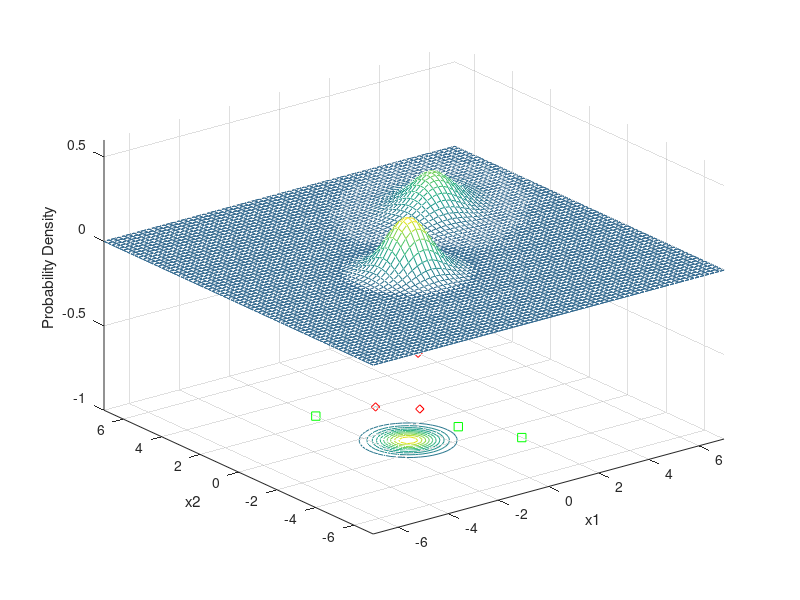

Reproduce this figure in MATLAB. (Note: this script raises an error after producing the figure.)
clc;
clear;
%given code
x1 = -7:.2:7;
x2 = -7:.2:7;
[X1,X2] = meshgrid(x1,x2); 

mu1 = [3 3];
Sigma1 = [.8 .3; .3 .8];
F1 = mvnpdf([X1(:) X2(:)],mu1,Sigma1); 
F1 = reshape(F1,length(x2),length(x1));
meshc(X1,X2,F1);
axis([-7 7 -7 7 -1.0 .6])
xlabel('x1'); ylabel('x2'); zlabel('Probability Density');
hold on;

mu2 = [-1 -1];
Sigma2 = [.5 .0; 0 .5];
F2 = mvnpdf([X1(:) X2(:)],mu2,Sigma2);
F2 = reshape(F2,length(x2),length(x1));
meshc(X1,X2,F2);
axis([-7 7 -7 7 -1.0 .6])
xlabel('x1'); ylabel('x2'); zlabel('Probability Density');

caxis([min(F2(:))-.5*range(F2(:)),max(F2(:))]);

%task 1 and 2
x = [1 1; 1 -1; 4 5; -2 2.5; 0 2; 2 -3];

for n=1:6
g1 = -log(2*pi)-0.5*log(det(Sigma1))-0.5*(x(n,:)'-mu1')'*inv(Sigma1)*(x(n,:)'-mu1')+log(0.5);
g2 = -log(2*pi)-0.5*log(det(Sigma2))-0.5*(x(n,:)'-mu2')'*inv(Sigma2)*(x(n,:)'-mu2')+log(0.5);

if g1>g2
    plot3(x(n,1),x(n,2),-1.0,'rd');
else
    plot3(x(n,1),x(n,2),-1.0,'gs');
end
end

syms x1 x2;
g1 = -log(2*pi) - 0.5*log(det(Sigma1)) - 0.5*([x1;x2]-mu1')'*(Sigma1^-1)*([x1;x2]-mu1') + log(0.5);
g2 = -log(2*pi) - 0.5*log(det(Sigma2)) - 0.5*([x1;x2]-mu2')'*(Sigma2^-1)*([x1;x2]-mu2') + log(0.5);
g = g1 - g2;
L3=ezplot(g, [ [-10,10], [-10,10] ]);     
